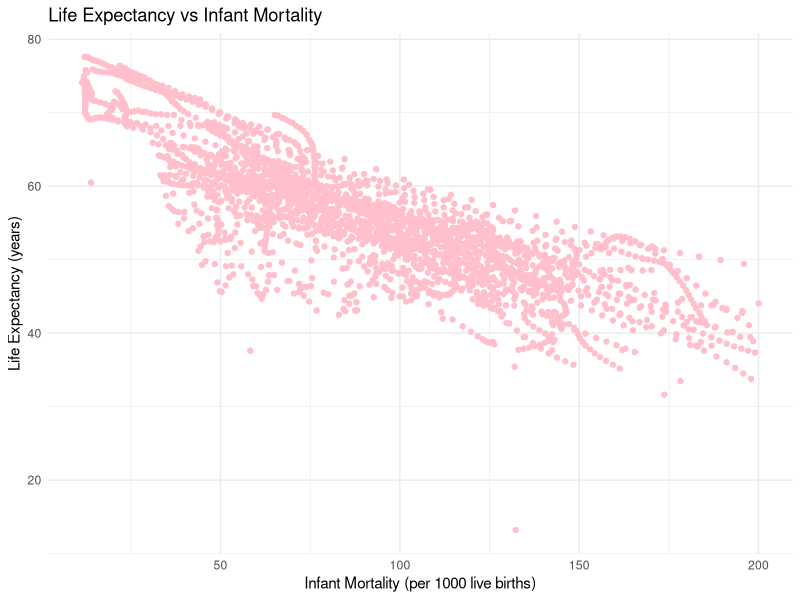
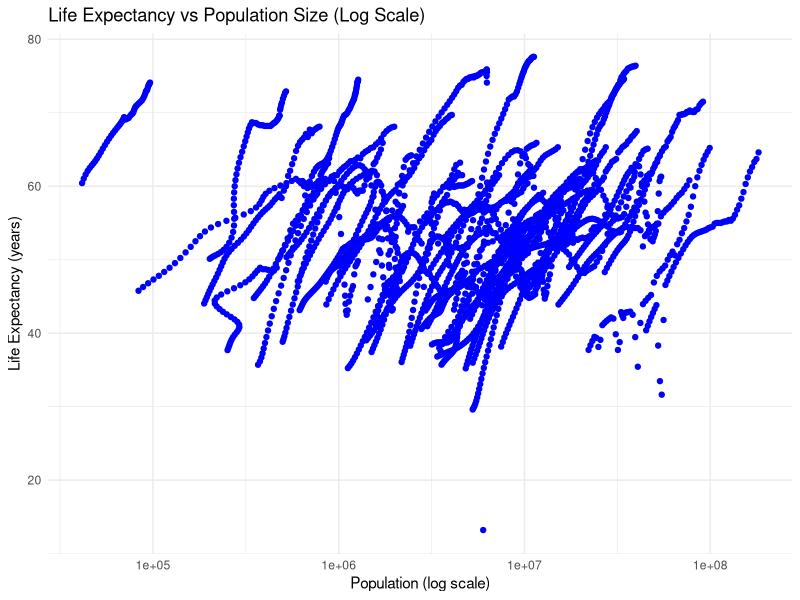
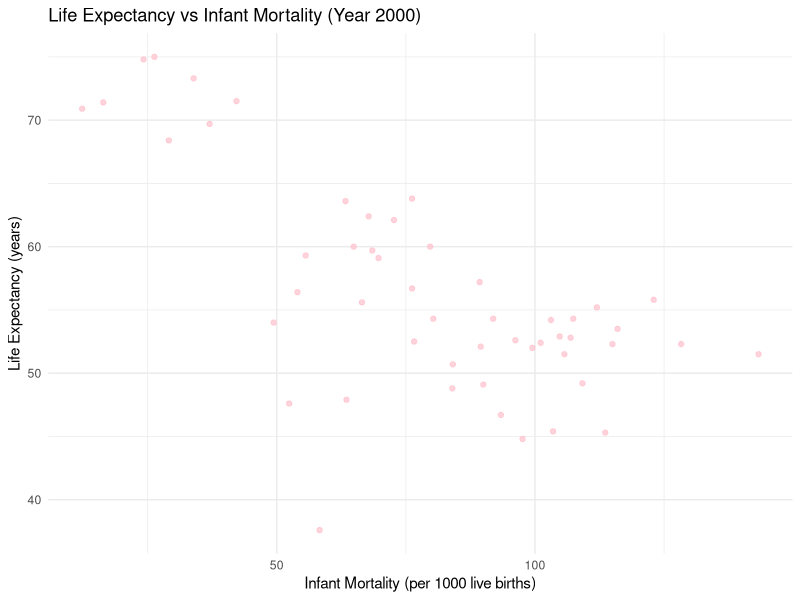
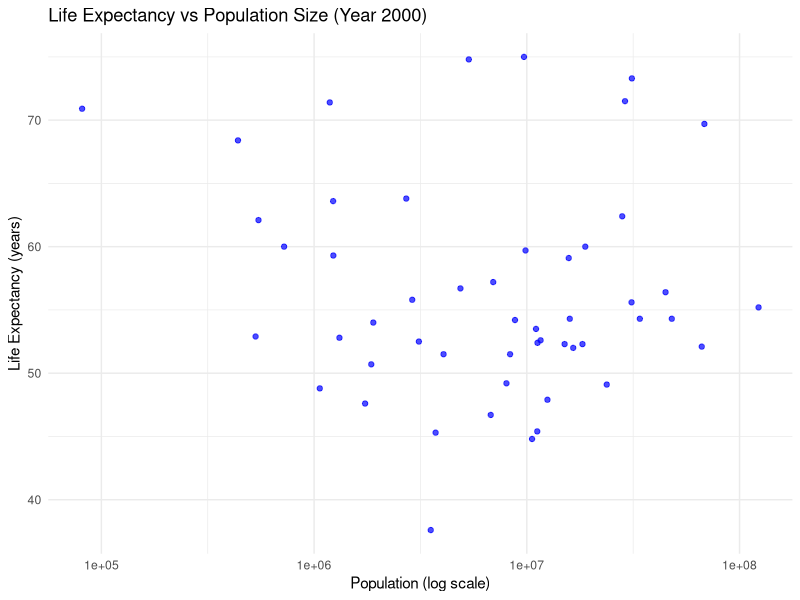
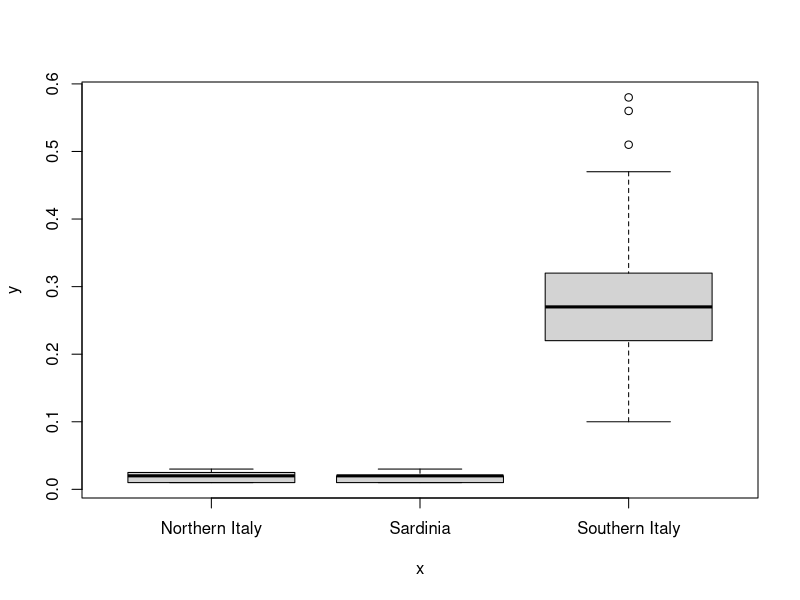
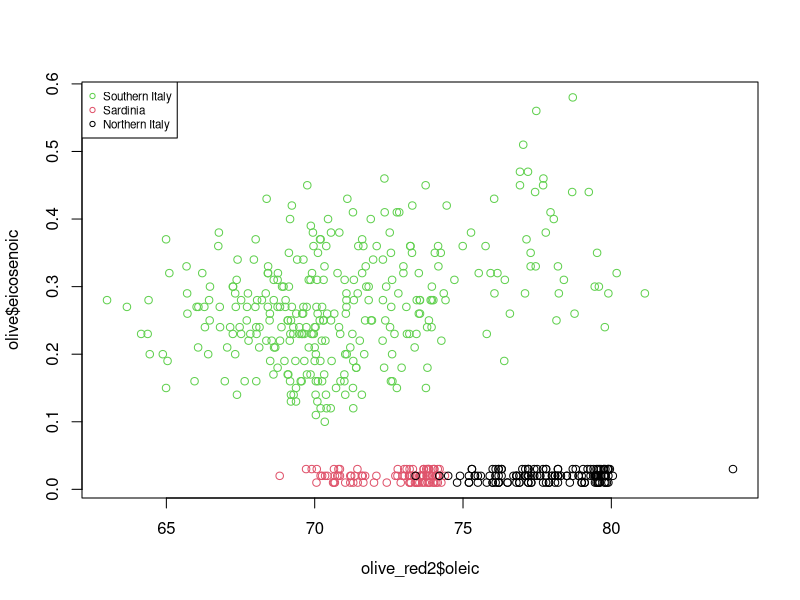

Generate these figures, in order, with R:
## ---- chunk 1
knitr::opts_chunk$set(echo = TRUE)
## ---- chunk 2
# Installing the dslabs package because I did not have it in my library
# MJ: code isn't rendering with this line so I made it a comment
#install.packages("dslabs")

## ---- chunk 3
# Loading the dslabs package
library(dslabs)

## ---- chunk 4
# Using the help function page to assist in obtaining the gapminder dataset from the dslabs package
help("gapminder")

# loading the dslabs package and gapminder dataset
library(dslabs)
data("gapminder")

# Using the  str() to view the structure of the dataset
str(gapminder)

# Using the  summary() to obtain a statistical summary of the dataset
summary(gapminder)

# Using the class() to check the type of object gapminder is consist of 
class(gapminder)

## ---- chunk 5
#ading the dplyr package into R session so i can  make its functions available. This package ispart of the tidyverse and is specifically designed for data manipulation and transformation, which will assist in providing fuctions to better work with data frames. 
library(dplyr)
## ---- chunk 6
## in the code below we are exploring some of the categories the  of African Data from the gapminder dataset located in the dslabs package in Rstudio

#I started by creating two new objects from the `africadata` dataset:
#- **`InfantLife`**: This object contains only the columns `infant_mortality` and `life_expectancy`.
#- **`PoppLife`**: This object contains only the columns `population` and `life_expectancy`.

#I use the `str()` function to examine the structure of each object and the `summary()` function to get descriptive statistics.

### Code and Results
## ---- chunk 7

# We want to Filter only African countries and assign to a new object new object/variable called africadata. So this code is doing that task. 
africadata <- gapminder %>%
  filter(continent == "Africa")

# We want to View the structure of the africadata object. The str() command is doing that task.
str(africadata)

# Here we are abtaining a summary of the africadata object.
summary(africadata)

## ---- chunk 8
# using the Africadata object containing only infant_mortality and life_expectancy, I am creating two new object called InfantLife
InfantLife <- africadata %>%
  select(infant_mortality, life_expectancy)

#using the Africadata object containing only population, life_expectancy, I am creating two new object called PoppLife Create 
PoppLife <- africadata %>%
  select(population, life_expectancy)

# Verifying the first few rows of both objects to verify
head(InfantLife)
head(PoppLife)


# I want to View the structure of the InfantLife and  PoppLife to ensure the number of rows and columns . The str() command is doing that task.
str(InfantLife)
str(PoppLife)

# Using the summary() function  to obtain a statistical summary of the InfantLife object. the summary will give a detailed idea of  (min, median, max, etc.)
summary(InfantLife)

# Using the summary() function  to obtain a statistical summary of the PoppLife objec. the summary will give a detailed idea of  (min, median, max, etc).
summary(PoppLife)
## ---- chunk 9
# I originally ran the code for the plot and I received theses error msg:Warning: Removed 226 rows containing missing values or values outside the scale range (geom_point()).Warning: Removed 51 rows containing missing values or values outside the scale range (geom_point()). so in order revolve the missing rows/values outside of the plot so took those measures - codes below-> 

                                                                                                                                                           # First I Checked for missing values in the infant_mortality and life_expectancy columns
sum(is.na(InfantLife$infant_mortality))  # Count missing values in infant_mortality
sum(is.na(InfantLife$life_expectancy))   # Count missing values in life_expectancy

# Second I Checked for missing values in the population and life_expectancy columns
sum(is.na(PoppLife$population))          # Count missing values in population
sum(is.na(PoppLife$life_expectancy))     # Count missing values in life_expectancy

# Third I removed the rows with missing values in InfantLife
InfantLife <- na.omit(InfantLife)

# Remove rows with missing values in PoppLife
PoppLife <- na.omit(PoppLife)


# I then verified the range of infant_mortality and life_expectancy
range(InfantLife$infant_mortality, na.rm = TRUE)
range(InfantLife$life_expectancy, na.rm = TRUE)

# I also verified the range of population and life_expectancy
range(PoppLife$population, na.rm = TRUE)
range(PoppLife$life_expectancy, na.rm = TRUE)


# I Filtered out extreme values for better visualization
InfantLife <- InfantLife %>%
  filter(infant_mortality <= 200)  # Example: Focus on infant mortality ≤ 200

PoppLife <- PoppLife %>%
  filter(population > 0)  # Ensure population is positive


## ---- chunk 10
# Load necessary libraries
library(ggplot2)
library(dplyr)

# Remove missing values from datasets
InfantLife <- na.omit(InfantLife)
PoppLife <- na.omit(PoppLife)

# Plot 1: Life expectancy as a function of infant mortality
ggplot(InfantLife, aes(x = infant_mortality, y = life_expectancy)) +
  geom_point(color = "pink") +  # Plot points
  labs(
    title = "Life Expectancy vs Infant Mortality",
    x = "Infant Mortality (per 1000 live births)",
    y = "Life Expectancy (years)"
  ) +
  theme_minimal()

# Plot 2: Life expectancy as a function of population size (log scale for x-axis)
ggplot(PoppLife, aes(x = population, y = life_expectancy)) +
  geom_point(color = "blue") +  # Plot points
  scale_x_log10() +  # Set the x-axis to a log scale
  labs(
    title = "Life Expectancy vs Population Size (Log Scale)",
    x = "Population (log scale)",
    y = "Life Expectancy (years)"
  ) +
  theme_minimal()


## ---- chunk 11
# Taking a look at a sample of the africadata dataset
head(africadata)

# Checking data for a specific country (Nigeria)
africadata %>%
  filter(country == "Nigeria") %>%
  select(country, year, infant_mortality, life_expectancy, population)

## ---- chunk 12
#There is a clear negative correlation in the Life Expectancy vs Infant Mortality plot: as infant mortality increases, life expectancy decreases. This reflects how poor healthcare, sanitation, and poverty impact life expectancy. The streaks in the plot occur because the dataset includes repeated measurements for each country across multiple years. Over time, as a country’s infant mortality rate and life expectancy change, the points form smooth, line-like patterns.
#In the Life Expectancy vs Population Size plot, we observe a positive correlation: countries with larger populations tend to have higher life expectancies. Larger populations are often associated with better infrastructure, stronger economies, and advanced healthcare. The x-axis uses a logarithmic scale to display the wide range of population sizes better, preventing smaller populations from being compressed. Streaks also appear here, reflecting population growth over time and overlapping trends for countries with similar trajectories.
#These streaks arise because each country has multiple rows in the dataset, one for each year, with metrics like life expectancy, infant mortality, and population changing gradually. For example, Nigeria has 57 rows of data from 1960 onward.
#This illustrates how Nigeria’s population grows steadily while its life expectancy and infant mortality rates change gradually. These patterns repeat for other countries, forming the streaks observed in both plots.
## ---- chunk 13
#More data processing
# Checking which years have missing values for infant_mortality
missing_by_year <- africadata %>%
  group_by(year) %>%
  summarize(missing_values = sum(is.na(infant_mortality)))  # Count missing values per year

# checking to see the years with missing data
print(missing_by_year)

# Filtering data for the year 2000
africa_2000 <- africadata %>%
  filter(year == 2000)

# Checking the structure and summary of the new object
str(africa_2000)
summary(africa_2000)

## ---- chunk 14
#More plotting
#  Life Expectancy vs Infant Mortality (Year 2000) --> Plot 1
ggplot(africa_2000, aes(x = infant_mortality, y = life_expectancy)) +
  geom_point(color = "pink", alpha = 0.7) +  # Plot points with transparency
  labs(
    title = "Life Expectancy vs Infant Mortality (Year 2000)",
    x = "Infant Mortality (per 1000 live births)",
    y = "Life Expectancy (years)"
  ) +
  theme_minimal()

#  Life Expectancy vs Population Size (Year 2000) --> Plot 2
ggplot(africa_2000, aes(x = population, y = life_expectancy)) +
  geom_point(color = "blue", alpha = 0.7) +  # Plot points with transparency
  scale_x_log10() +  # Use a log scale for population
  labs(
    title = "Life Expectancy vs Population Size (Year 2000)",
    x = "Population (log scale)",
    y = "Life Expectancy (years)"
  ) +
  theme_minimal()

## ---- chunk 15
#Simple model fits
#  Life Expectancy as the outcome, Infant Mortality as the predictor --> Fit 1
fit1 <- lm(life_expectancy ~ infant_mortality, data = africa_2000)

# Printing the summary of model Fit 1
summary(fit1)

#  Life Expectancy as the outcome, Population Size as the predictor --> Fit 2
fit2 <- lm(life_expectancy ~ population, data = africa_2000)

# Printing summary of model Fit 2
summary(fit2)

## ---- chunk 16
## Linear Models and Results

#I fit two linear regression models to quantify the relationships between life expectancy and two predictors: infant mortality and population size. Based on the output this is what I observed 

### The 1st model: Life Expectancy vs Infant Mortality
#- The slope (\( \beta_1 = -0.189 \)) shows that for every additional infant death per 1,000 live births, life expectancy decreases by approximately 0.19 years.
#- The \ (p \)-value (\ (2.83 \times 10^ {-8} \)) indicates this relationship is highly significant.
#- The \ (R^2 = 0.47 \) shows that 47% of the variability in life expectancy is explained by infant mortality.



### 2nd Model: Life Expectancy vs Population Size
#- The slope (\ (\beta_1 = 2.76 \times 10^ {-8} \)) is negligible, and the \ (p \)-value (\( 0.616 \)) indicates no significant relationship.
#- The \ (R^2 = 0.0052 \) confirms that population size does not explain variability in life expectancy.



### Conclusion
# Infant mortality is a strong and significant predictor of life expectancy, while population size shows no meaningful relationship. These results highlight the importance of addressing healthcare and living conditions to improve life expectancy rather than focusing on population size.

## ---- chunk 17
# load dataset "olives"
olive <- dslabs::olive

# view olive structure
str(olive)

# view olive summary
summary(olive)

# get region levels
unique(olive$region)

# get area levels
unique(olive$area)
## ---- chunk 18
# condense the data to include only information about eicosenoic and region
olive_red1 <- olive %>%
  select(region, eicosenoic)
## ---- chunk 19
# plot eicosenoic by region
plot(olive_red1$region, olive_red1$eicosenoic)
## ---- chunk 20
# fit regression model using region as a predictor of eicosenoic
fit1 <- lm(eicosenoic ~ region, data = olive_red1)

# summarize model
summary(fit1)
## ---- chunk 21
# create a dataset with region, oleic, and eicosenoic
olive_red2 <- olive %>%
  select(region, oleic, eicosenoic)

plot(olive_red2$oleic, olive$eicosenoic, col = olive$region)
legend("topleft", 
       legend = unique(olive$region), 
       col = unique(olive$region), 
       pch=1,
       cex = 0.7)
## ---- chunk 22
# filter data to include only oil from Southern Italy
olive_red3 <- olive_red2 %>%
  filter(region == "Southern Italy")

# fit regression model using oleic as a predictor of eicosenoic in oil from Southern Italy
fit2 <- lm(eicosenoic ~ oleic, data = olive_red3)

# summarize model
summary(fit2)
